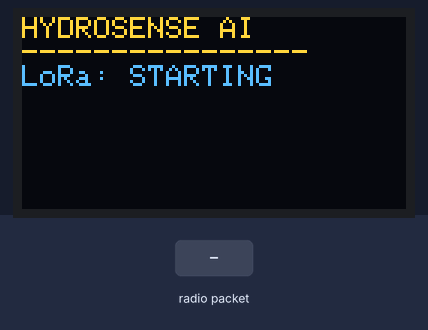
This sketch was run on a simulated ESP32. On the bench: 128×64 one-colour display. The test bench sets the inputs (shaded band). The OLED is the two-colour kind (top 16 rows yellow); no radio packets arrive unless stated; what the sketch prints to the serial monitor is not drawn.

Above: at 0.06 s.
At 1.3 s:
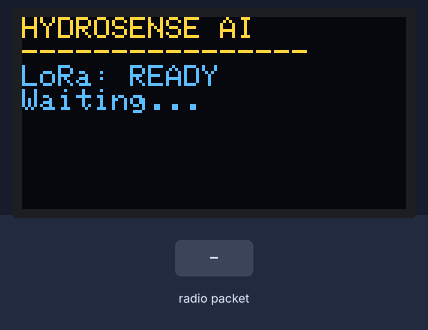
1.4 s: radio packet "5" arrives
At 2.0 s:
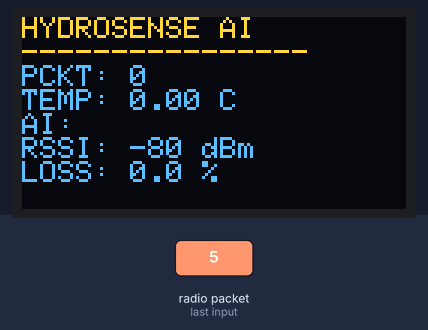
Timing chart, 0 to 4.4 s (numbered marks = the images above; inputs shaded):
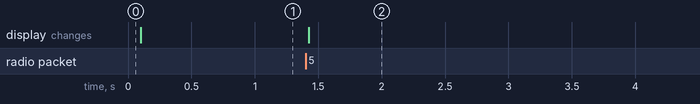

Measured:
- after the input at 1.4 s, the display: changes at once (image 2)

The sketch:

receiver.ino
```cpp
// =====================================================================
// HYDROSENSE AI - RECEIVER
//
// Parses the new packet format (Pckt, Temp, Delta, BaseDev, AI, Fault,
// Reason), shows it on the SH1106 OLED, and logs a CSV line per packet
// over Serial (capture with serial_logger.py) including RSSI and a
// packet-loss counter computed from gaps in the sequence number -
// this is your "actual measurement" evidence for the range test and
// packet-success-rate KPI.
// =====================================================================

#include <Wire.h>
#include <Adafruit_GFX.h>
#include <Adafruit_SH110X.h>
#include <LoRa.h>

#define ss 5
#define rst 14
#define dio0 2

#define SCREEN_WIDTH 128
#define SCREEN_HEIGHT 64

#define OLED_SDA 21
#define OLED_SCL 22
#define OLED_ADDR 0x3C

Adafruit_SH1106G display(SCREEN_WIDTH, SCREEN_HEIGHT, &Wire, -1);

long lastPacketNumber = -1;
unsigned long packetsReceived = 0;
unsigned long packetsLost = 0;

// Extracts the value after "key:" up to the next comma (or end of string)
String getField(const String &packet, const String &key)
{
  int pos = packet.indexOf(key);
  if (pos < 0) return "";
  pos += key.length();
  int end = packet.indexOf(',', pos);
  if (end < 0) end = packet.length();
  return packet.substring(pos, end);
}

void setup()
{
  Serial.begin(115200);

  Wire.begin(OLED_SDA, OLED_SCL);
  display.begin(OLED_ADDR, true);

  display.clearDisplay();
  display.setTextColor(SH110X_WHITE);
  display.setTextSize(1);
  display.setCursor(0, 0);
  display.println("HYDROSENSE AI");
  display.println("----------------");
  display.println("LoRa: STARTING");
  display.display();

  LoRa.setPins(ss, rst, dio0);
  while (!LoRa.begin(433E6))
  {
    Serial.println("LoRa failed");
    delay(500);
  }
  LoRa.setSyncWord(0xA5);
  Serial.println("LoRa Receiver Ready");

  display.clearDisplay();
  display.setCursor(0, 0);
  display.println("HYDROSENSE AI");
  display.println("----------------");
  display.println("LoRa: READY");
  display.println("Waiting...");
  display.display();

  // CSV header for whatever's capturing this over serial_logger.py
  Serial.println("csv_header,millis,pckt,temp,delta,basedev,ai,fault,reason,rssi,packets_received,packets_lost,loss_pct_so_far");
}

void loop()
{
  int packetSize = LoRa.parsePacket();

  if (packetSize)
  {
    String packet = "";
    while (LoRa.available())
    {
      packet += (char)LoRa.read();
    }

    int rssi = LoRa.packetRssi();

    long pckt = getField(packet, "Pckt:").toInt();
    float temp = getField(packet, "Temp:").toFloat();
    float delta = getField(packet, "Delta:").toFloat();
    float baseDev = getField(packet, "BaseDev:").toFloat();
    String ai = getField(packet, "AI:");
    int fault = getField(packet, "Fault:").toInt();
    String reason = getField(packet, "Reason:");

    // ---- packet loss tracking (only meaningful once at least one packet seen) ----
    packetsReceived++;
    if (lastPacketNumber >= 0 && pckt > lastPacketNumber + 1)
    {
      packetsLost += (pckt - lastPacketNumber - 1);
    }
    lastPacketNumber = pckt;

    unsigned long totalExpected = packetsReceived + packetsLost;
    float lossPct = totalExpected > 0 ? (100.0f * packetsLost / totalExpected) : 0.0f;

    // ---- OLED ----
    display.clearDisplay();
    display.setCursor(0, 0);
    display.println("HYDROSENSE AI");
    display.println("----------------");
    display.print("PCKT: "); display.println(pckt);
    display.print("TEMP: "); display.print(temp, 2); display.println(" C");
    display.print("AI: "); display.print(ai);
    if (fault) display.println(" FLT"); else display.println("");
    display.print("RSSI: "); display.print(rssi); display.println(" dBm");
    display.print("LOSS: "); display.print(lossPct, 1); display.println(" %");
    display.display();

    // ---- CSV log line (this is your measurement evidence) ----
    Serial.print("csv_data,");
    Serial.print(millis()); Serial.print(",");
    Serial.print(pckt); Serial.print(",");
    Serial.print(temp, 2); Serial.print(",");
    Serial.print(delta, 2); Serial.print(",");
    Serial.print(baseDev, 2); Serial.print(",");
    Serial.print(ai); Serial.print(",");
    Serial.print(fault); Serial.print(",");
    Serial.print(reason); Serial.print(",");
    Serial.print(rssi); Serial.print(",");
    Serial.print(packetsReceived); Serial.print(",");
    Serial.print(packetsLost); Serial.print(",");
    Serial.println(lossPct, 2);
  }
}
```
